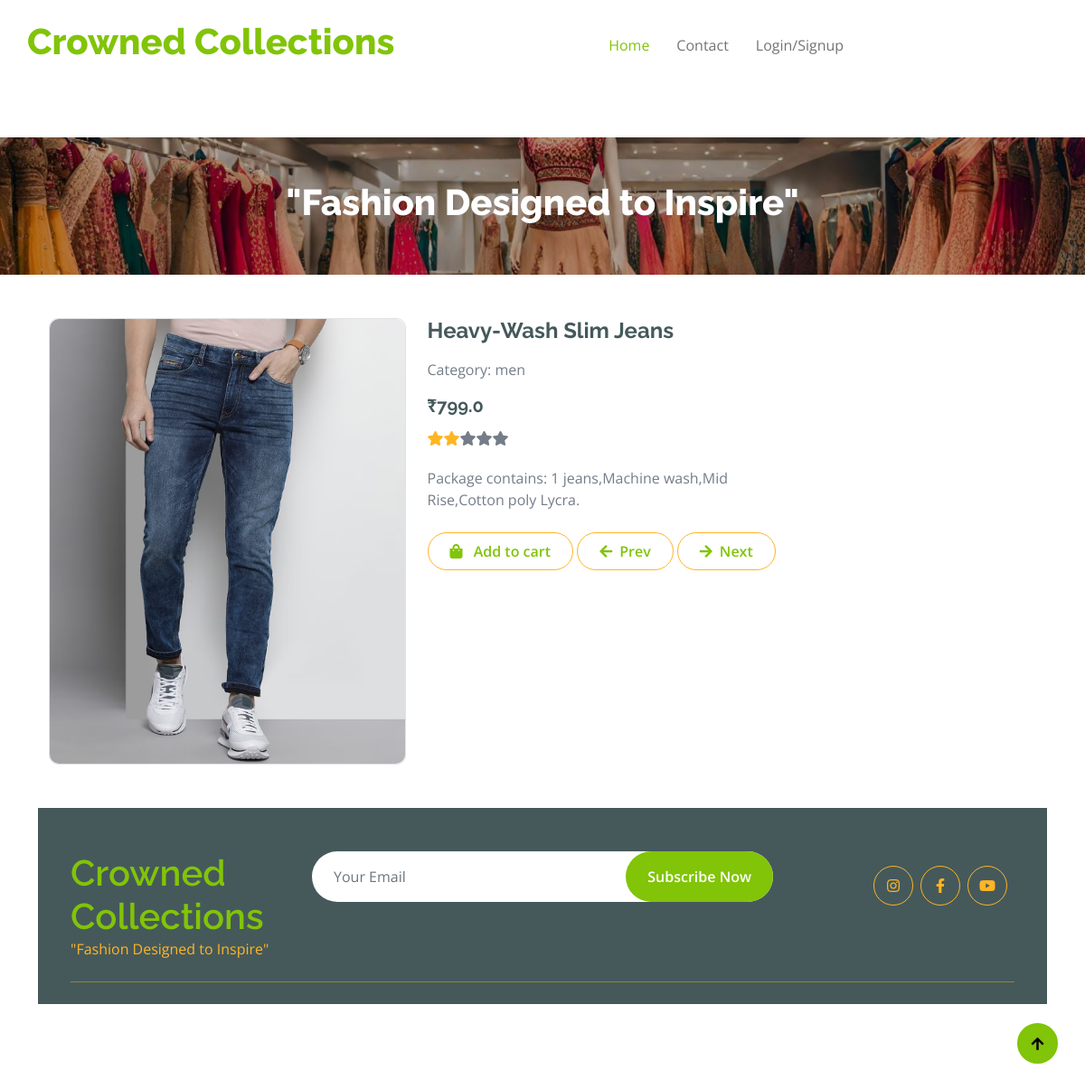
The app's page /product/20 with its own data.
### web/models.py (models this page shows, shortened)
class Product(db.Model):
    id = db.Column(db.Integer, primary_key=True)
    product_name = db.Column(db.String(100), nullable=False)
    gender = db.Column(db.String(10), nullable=False)
    price = db.Column(db.Float, nullable=False)
    description = db.Column(db.String(200), nullable=True)
    photo = db.Column(db.String(200), nullable=False)
    carts = db.relationship('Cart', backref=db.backref('product', lazy=True))
    orders = db.relationship('Order', backref=db.backref('product', lazy=True))

### web/views.py (the view)
@views.route('/product/<int:product_id>', methods=['GET','POST'])
def product_view(product_id):
    url = "home"
    random_number = random.randint(0,5)
    product = Product.query.get_or_404(product_id)
    return render_template('products.html',product_view=product,user=current_user,random_number=random_number,url=url)

### web/templates/products.html (shortened to what this page needs)
{%extends "index.html"%}
{%block content%}
    <div class="container py-5">
        <div class="row g-4 mb-5">
            <div class="col-lg-8 col-xl-9">
                <div class="row g-4">
                    <div class="col-lg-6">
                        <div class="border rounded">
                            <a href="#">
                                <img src="{{ product_view.photo }}" class="img-fluid rounded" alt="Image">
                            </a>
                        </div>
                    </div>
                    <div class="col-lg-6">
                        <h4 class="fw-bold mb-3">{{ product_view.product_name }}</h4>
                        <p class="mb-3">Category: {{ product_view.gender }}</p>
                        <h5 class="fw-bold mb-3">₹{{ product_view.price }}</h5>
                        <div class="d-flex mb-4">
                            {% if random_number == 5 %}
                            <i class="fa fa-star text-secondary"></i>
                            <i class="fa fa-star text-secondary"></i>
                            <i class="fa fa-star text-secondary"></i>
                            <i class="fa fa-star text-secondary"></i>
                            <i class="fa fa-star text-secondary"></i>
                            {% elif random_number == 4 %}
                                    <i class="fa fa-star text-secondary"></i>
                                    <i class="fa fa-star text-secondary"></i>
                                    <i class="fa fa-star text-secondary"></i>
                                    <i class="fa fa-star text-secondary"></i>
                                    <i class="fa fa-star"></i>
                            {% elif random_number == 3 %}
                                    <i class="fa fa-star text-secondary"></i>
                                    <i class="fa fa-star text-secondary"></i>
                                    <i class="fa fa-star text-secondary"></i>
                                    <i class="fa fa-star"></i>
                                    <i class="fa fa-star"></i>
                            {% else %}
                                    <i class="fa fa-star text-secondary"></i>
                                    <i class="fa fa-star text-secondary"></i>
                                    <i class="fa fa-star"></i>
                                    <i class="fa fa-star"></i>
                                    <i class="fa fa-star"></i>
                            {% endif %}
                        </div>
                        <p class="mb-4">{{ product_view.description }}</p>
                        <a href="/add-to-cart/{{ product_view.id }}" class="btn border border-secondary rounded-pill px-4 py-2 mb-4 text-primary"><i class="fa fa-shopping-bag me-2 text-primary"></i> Add to cart</a>
                        {% if product_view.id == 28 %}
                        <a href="/product/{{ product_view.id - 1}}" class="btn border border-secondary rounded-pill px-4 py-2 mb-4 text-primary"><i class="fa fa-arrow-left me-2 text-primary"></i>Prev</a>
                        {% elif product_view.id == 1 %}
                        <a href="/product/{{ product_view.id + 1}}" class="btn border border-secondary rounded-pill px-4 py-2 mb-4 text-primary"><i class="fa fa-arrow-right me-2 text-primary"></i>Next</a>
                        {% else %}
                        <a href="/product/{{ product_view.id - 1}}" class="btn border border-secondary rounded-pill px-4 py-2 mb-4 text-primary"><i class="fa fa-arrow-left me-2 text-primary"></i>Prev</a>
                        <a href="/product/{{ product_view.id + 1}}" class="btn border border-secondary rounded-pill px-4 py-2 mb-4 text-primary"><i class="fa fa-arrow-right me-2 text-primary"></i>Next</a>
                        {% endif %}
                    </div>
                </div>
{%endblock%}

### web/static/css/style.css (style rules this page uses)
.btn { font-weight: 600; transition: .5s; }
.btn.border-secondary { transition: 0.5s; }

### records on screen
Product: photo (picture), product_name "Heavy-Wash Slim Jeans", gender "men", price "799.0", description "Package contains: 1 jeans,Machine wash,Mid Rise,Cotton poly Lycra."
